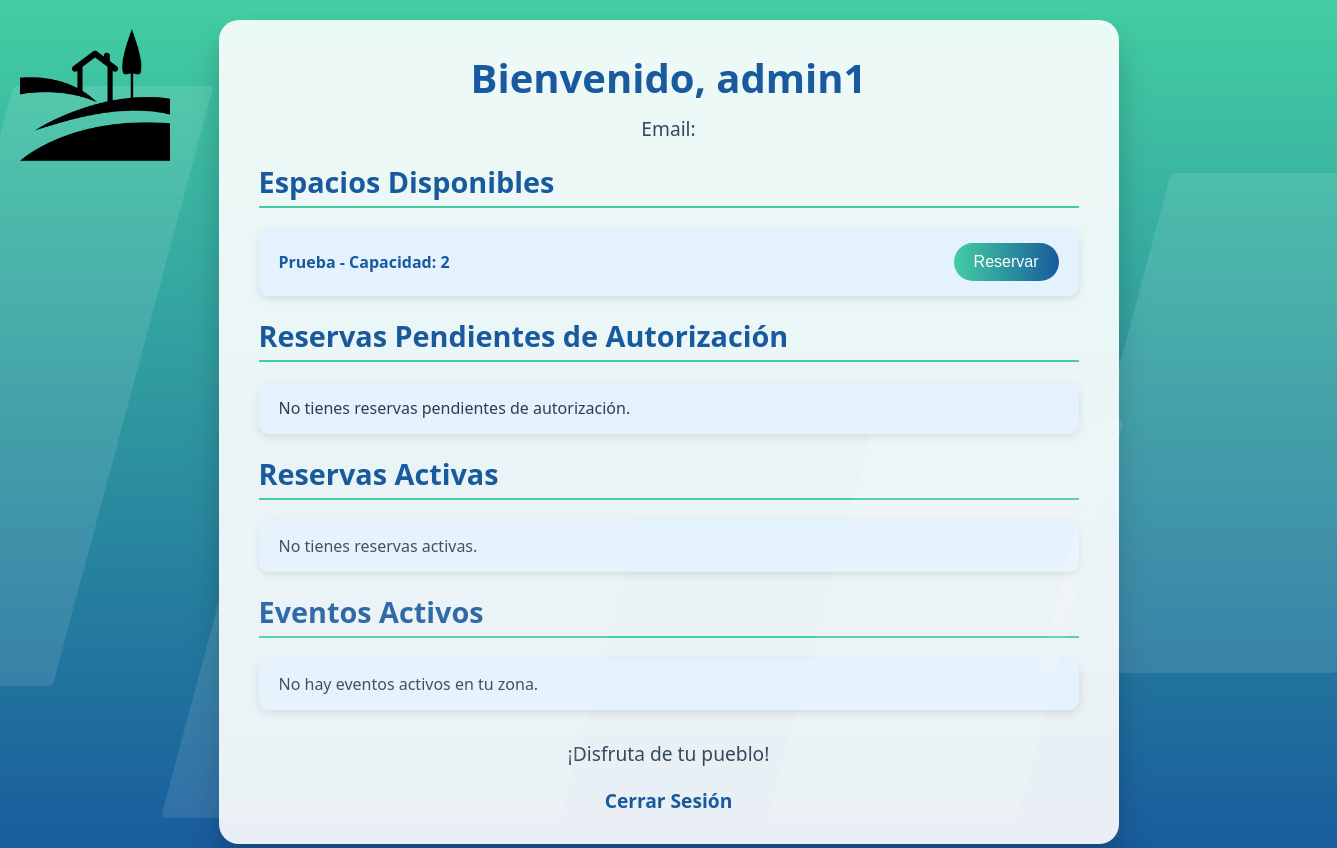
The app's page /usuarios/perfil/ (signed in), older data.
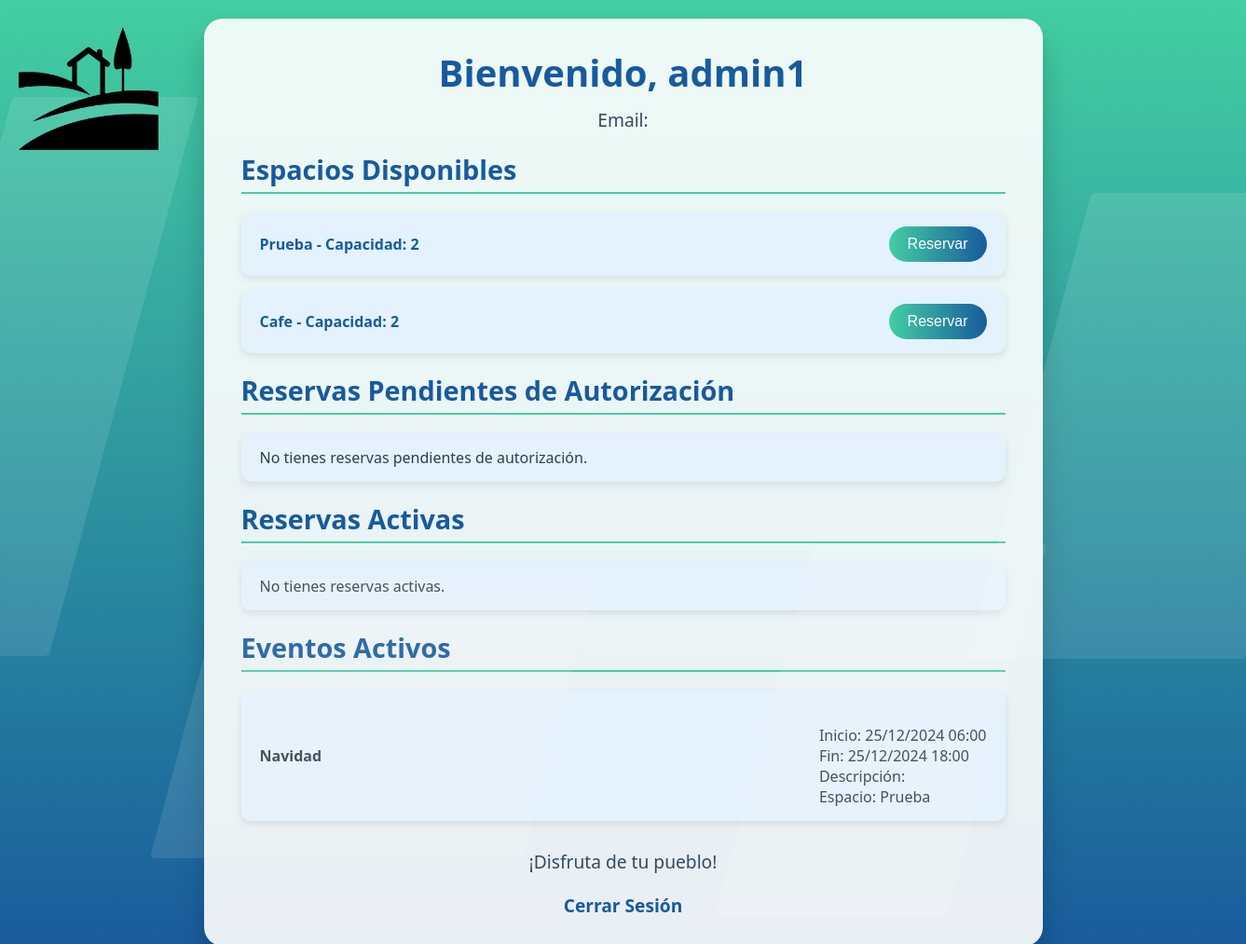
The same page, newer data.
### usuarios/models.py (models this page shows, shortened)
class Usuario(AbstractUser):
    ROLES = [
        ('ciudadano', 'Ciudadano'),
        ('administrador', 'Administrador'),
    ]
    nombre = models.CharField(max_length=50, blank=False, null=False, default='')
    apellidos = models.CharField(max_length=50, blank=False, null=False, default='')
    rol = models.CharField(max_length=15, choices=ROLES, default='ciudadano')
    dni = models.CharField(max_length=15, unique=True, blank=True, null=True)
    codigo_postal = models.CharField(max_length=5, blank=False, null=False)
    contador = models.IntegerField(default=0)
    REQUIRED_FIELDS = ['codigo_postal']
    groups = models.ManyToManyField(
        Group,
        related_name="usuarios_grupos",  # Cambia el nombre por uno único
        blank=True,
        help_text="Grupos a los que pertenece el usuario.",
        verbose_name="grupos",
    )
    user_permissions = models.ManyToManyField(
        Permission,
        related_name="usuarios_permisos",  # Cambia el nombre por uno único
        blank=True,
        help_text="Permisos específicos del usuario.",
        verbose_name="permisos de usuario",
    )

### espacios/models.py (models this page shows, shortened)
class Espacio(models.Model):
    nombre = models.CharField(max_length=100)
    capacidad = models.PositiveIntegerField()
    descripcion = models.TextField(blank=True, null=True)
    disponible = models.BooleanField(default=True)
    hora_apertura = models.TimeField()
    hora_cierre = models.TimeField()
    dependencias = models.ManyToManyField('self', symmetrical=False, blank=True)
    codigo_postal = models.CharField(max_length=5)
    autorizacion = models.BooleanField(default=False)
    def __str__(self):
        return self.nombre

### eventos/models.py (models this page shows, shortened)
class Evento(models.Model):
    nombre = models.CharField(max_length=100)
    espacio = models.ForeignKey(Espacio, on_delete=models.CASCADE)
    fecha_inicio = models.DateTimeField()
    fecha_fin = models.DateTimeField()
    descripcion = models.TextField(blank=True, null=True)
    codigo_postal = models.CharField(max_length=5)

### usuarios/views.py (the view)
# urls.py: path('perfil/', perfil_usuario, name='perfil_usuario'),
@login_required
def perfil_usuario(request):
    hora_actual = now() + timedelta(hours=1)
    usuario_codigo_postal = request.user.codigo_postal.strip()
    espacios = Espacio.objects.filter(disponible=True, codigo_postal=usuario_codigo_postal)
    eventos_activos = Evento.objects.filter(
        codigo_postal=usuario_codigo_postal,
        fecha_fin__gte=hora_actual  # Solo eventos cuya fecha fin no ha pasado
    )
    reservas_activas_autorizadas = Reserva.objects.filter(
        usuario=request.user,
        fecha_fin__gte=hora_actual,
        autorizada=True  # Solo reservas autorizadas
    ).order_by('fecha_inicio')
    reservas_activas_agrupadas = {}
    for reserva in reservas_activas_autorizadas:
        grupo = reserva.grupo_reserva
        if grupo not in reservas_activas_agrupadas:
            reservas_activas_agrupadas[grupo] = []
        reservas_activas_agrupadas[grupo].append(reserva)
    reservas_pendientes_no_agrupadas = Reserva.objects.filter(
        usuario=request.user,
        fecha_fin__gte=hora_actual,
        autorizada=False  # Solo reservas no autorizadas
    ).order_by('fecha_inicio')
    reservas_pendientes_agrupadas = {}
    for reserva in reservas_pendientes_no_agrupadas:
        grupo = reserva.grupo_reserva
        if grupo not in reservas_pendientes_agrupadas:
            reservas_pendientes_agrupadas[grupo] = []
        reservas_pendientes_agrupadas[grupo].append(reserva)
    escudo_url = f"escudos/{usuario_codigo_postal}.png"
    ruta_escudos = os.path.join(settings.BASE_DIR, "static", escudo_url)
    if not os.path.exists(ruta_escudos):
        escudo_url = "escudos/default.png"
    return render(request, 'usuarios/perfil.html', {
        'usuario': request.user,
        'espacios': espacios,
        'eventos_activos': eventos_activos,
        'reservas_activas': reservas_activas_agrupadas,
        'reservas_pendientes': reservas_pendientes_agrupadas,  # Agrupadas
        'escudo_url': escudo_url,  # Ruta del escudo
    })

### usuarios/templates/usuarios/perfil.html (shortened to what this page needs)
<!DOCTYPE html>
<html lang="es">
<head>
    <link href="https://cdnjs.cloudflare.com/ajax/libs/font-awesome/5.15.4/css/all.min.css" rel="stylesheet">
    {% load static %}
</head>
<body>
    <div class="shape-rectangle"></div>
    <div class="shape-rectangle"></div>
    <div class="shape-rectangle"></div>
    <div class="shape-rectangle"></div>
    <img src="{% static escudo_url %}" alt="Escudo del municipio" class="escudo">
    <div class="container">
        <h1>Bienvenido, {{ usuario.username }}</h1>
        <p>Email: <strong>{{ usuario.email }}</strong></p>
        <h2>Espacios Disponibles</h2>
        <ul>
            {% for espacio in espacios %}
                <li>
                    <span>{{ espacio.nombre }} - Capacidad: {{ espacio.capacidad }}</span>
                    <form method="post" action="{% url 'reservar_espacio' espacio.id %}">
                        <button type="submit">Reservar</button>
                    </form>
                </li>
            {% empty %}
        <li>No hay espacios disponibles.</li>
    {% endfor %}
        </ul>
        <h2>Reservas Pendientes de Autorización</h2>
<ul>
    {% for grupo, reservas in reservas_pendientes.items %}
        <li style="background-color: #ffebee;">
            <span>
                <strong>{{ reservas.0.espacio.nombre }}</strong>:
                {{ reservas.0.fecha_inicio|date:"d/m/Y H:i" }} -
                {% with reservas|last as ultima_reserva %}
                    {{ ultima_reserva.fecha_fin|date:"d/m/Y H:i" }}
                {% endwith %}
                <span style="color: red;">(Pendiente de autorización)</span>
            </span>
            {% if reservas|length > 1 %}
                <form action="{% url 'cancelar_reserva_grupo' grupo %}" method="post" style="display:inline;">
                    {% csrf_token %}
                    <button type="submit" class="cancelar" onclick="return confirm('¿Estás seguro de que deseas cancelar la reserva?');">
                        Cancelar
                    </button>
                </form>
            {% else %}
                <form action="{% url 'cancelar_reserva' reservas.0.id %}" method="post" style="display:inline;">
                    {% csrf_token %}
                    <button type="submit" class="cancelar" onclick="return confirm('¿Estás seguro de que deseas cancelar esta reserva?');">
                        Cancelar
                    </button>
                </form>
            {% endif %}
        </li>
    {% empty %}
        <li>No tienes reservas pendientes de autorización.</li>
    {% endfor %}
</ul>
<h2>Reservas Activas</h2>
<ul>
    {% for grupo, reservas in reservas_activas.items %}
        <li style="background-color: #e3f2fd;">
            <span>
                <strong>{{ reservas.0.espacio.nombre }}</strong>:
                {{ reservas.0.fecha_inicio|date:"d/m/Y H:i" }} -
                {% with reservas|last as ultima_reserva %}
                    {{ ultima_reserva.fecha_fin|date:"d/m/Y H:i" }}
                {% endwith %}
            </span>
            {% if reservas|length > 1 %}
                <form action="{% url 'cancelar_reserva_grupo' grupo %}" method="post" style="display:inline;">
                    {% csrf_token %}
                    <button type="submit" class="cancelar" onclick="return confirm('¿Estás seguro de que deseas cancelar esta reserva?');">
                        Cancelar
                    </button>
                </form>
            {% else %}
                <form action="{% url 'cancelar_reserva' reservas.0.id %}" method="post" style="display:inline;">
                    {% csrf_token %}
                    <button type="submit" class="cancelar" onclick="return confirm('¿Estás seguro de que deseas cancelar esta reserva?');">
                        Cancelar
                    </button>
                </form>
            {% endif %}
        </li>
    {% empty %}
        <li>No tienes reservas activas.</li>
    {% endfor %}
</ul>
        <h2>Eventos Activos</h2>
<ul>
    {% for evento in eventos_activos %}
        <li>
            <strong>{{ evento.nombre }}</strong>
            <br>
            Inicio: {{ evento.fecha_inicio|date:"d/m/Y H:i" }}
            <br>
            Fin: {{ evento.fecha_fin|date:"d/m/Y H:i" }}
            <br>
            Descripción: {{ evento.descripcion }}
            <br>
            Espacio: {{evento.espacio}}
        </li>
    {% empty %}
        <li>No hay eventos activos en tu zona.</li>
    {% endfor %}
</ul>
        <footer>
            <p>¡Disfruta de tu pueblo!</p>
        </footer>
        <a href="{% url 'logout' %}">Cerrar Sesión</a>
    </div>
</body>
</html>

### usuarios/templates/usuarios/perfil.html (style rules this page uses)
* { margin: 0; padding: 0; box-sizing: border-box; }
body { font-family: 'Segoe UI', Tahoma, Geneva, Verdana, sans-serif; background: linear-gradient(to bottom, #43cea2, #185a9d); color: #2c3e50; min-height: 100vh; display: flex; justify-content: center; align-items: center; padding: 20px; overflow-x: hidden; }
.shape-rectangle { position: absolute; background: rgba(255, 255, 255, 0.1); border-radius: 5px; transform: skewX(-15deg); }
.shape-rectangle:nth-child(1) { top: 10%; left: -5%; width: 200px; height: 600px; }
.shape-rectangle:nth-child(2) { top: 20%; right: -5%; width: 300px; height: 500px; }
.shape-rectangle:nth-child(3) { top: 60%; left: 15%; width: 400px; height: 300px; }
.shape-rectangle:nth-child(4) { bottom: 5%; right: 20%; width: 250px; height: 400px; }
.container { background: rgba(255, 255, 255, 0.9); border-radius: 20px; padding: 30px 40px; box-shadow: 0px 20px 30px rgba(0, 0, 0, 0.2); max-width: 900px; width: 100%; animation: fadeIn 1s ease-in-out; }
h1 { text-align: center; font-size: 2.5rem; margin-bottom: 10px; color: #185a9d; }
p { text-align: center; margin-bottom: 20px; font-size: 1.2rem; color: #34495e; }
h2 { font-size: 1.8rem; color: #185a9d; margin: 20px 0 10px; border-bottom: 2px solid #43cea2; padding-bottom: 5px; }
ul { list-style: none; padding: 0; margin: 20px 0; }
ul li { background: #e3f2fd; margin-bottom: 15px; padding: 15px 20px; border-radius: 10px; display: flex; justify-content: space-between; align-items: center; box-shadow: 0px 3px 8px rgba(0, 0, 0, 0.1); transition: transform 0.3s ease, box-shadow 0.3s ease; }
ul li span { color: #185a9d; font-size: 1rem; flex: 1; font-weight: bold; }
button { padding: 10px 20px; border: none; border-radius: 20px; font-size: 1rem; color: #fff; background: linear-gradient(to right, #43cea2, #185a9d); cursor: pointer; transition: background 0.3s ease, transform 0.2s ease; }
a { display: block; text-align: center; margin-top: 20px; text-decoration: none; font-size: 1.2rem; color: #185a9d; font-weight: bold; transition: color 0.3s ease; }
footer { text-align: center; margin-top: 30px; font-size: 0.9rem; color: #7f8c8d; }
.escudo { position: absolute; top: 20px; left: 20px; width: 150px; height: auto; }

Row changes from the older to the newer data that the page shows:
added Espacio: nombre "Cafe", capacidad "2"
added Evento: nombre "Navidad", fecha_inicio "25/12/2024 06:00", fecha_fin "25/12/2024 18:00", espacio "Prueba"
Text that changed along with them:
text no longer shown: "No hay eventos activos en tu zona."
